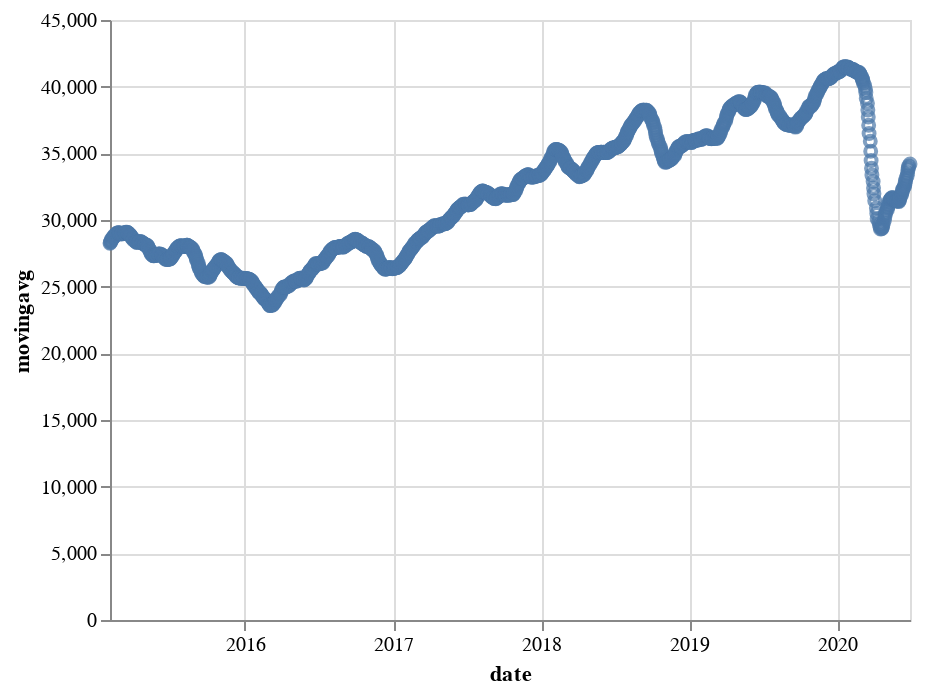

The code cell stored with this chart in its notebook:
### Code cell
alt.Chart(altdata_fourweek).mark_point().encode(
    x='date',
    y='movingavg'
)

### Figure 1 — Vega-Lite specification as saved in the notebook (floating-point values rounded to 4 significant figures; data arrays with more than 128 entries replaced by an {"elided": "..."} marker saying what was removed)
{"config": {"view": {"continuousWidth": 400, "continuousHeight": 300}}, "data": {"name": "data-d57e2befda861b6257ad93951bd00639"}, "mark": "point", "encoding": {"x": {"type": "temporal", "field": "date"}, "y": {"type": "quantitative", "field": "movingavg"}}, "$schema": "https://vega.github.io/schema/vega-lite/v4.8.1.json", "datasets": {"data-d57e2befda861b6257ad93951bd00639": {"elided": "1325 records"}}}
